Frame 1 (no input): blank canvas, image omitted
Frame 60 (the mouse pressed at the canvas centre just before this capture): blank canvas, image omitted
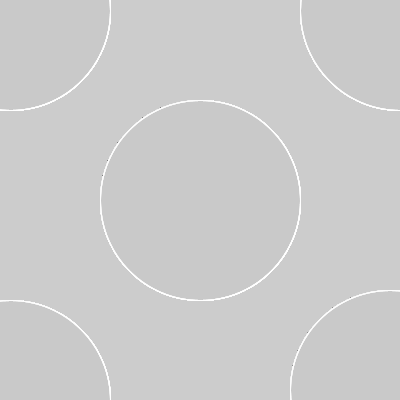
Frame 120 (the mouse held since frame 60 and released just before this capture)

The Processing sketch whose frames 1 and 60 were blank and that drew this single picture after the mouse press (run headless with seeded random() and noise(); from frame 60 on, the mouse is pressed at the canvas centre):

// Processing sketch: processing_41097
// ── processing_41097.pde

void setup() {
  
  size(400, 400); 


  smooth();
  
}


void draw() {
  
   //background(200);
   noStroke();
   
   fill(200, 50);
    
  
    
        
   if(mousePressed){
      stroke(255); 
     
   }else{
  
        stroke(0);  
        
}
   
  ellipse(200,200, mouseX, mouseY);
smooth();
 ellipse(200,200, mouseX, mouseY);
 smooth(); 
  
  ellipse(10,10, mouseX, mouseY);
smooth();

  ellipse(390,390, mouseX, mouseY);
smooth();

  ellipse(10,400, mouseX, mouseY);
smooth();

  ellipse(400,10, mouseX, mouseY);
smooth();
}







                
                
